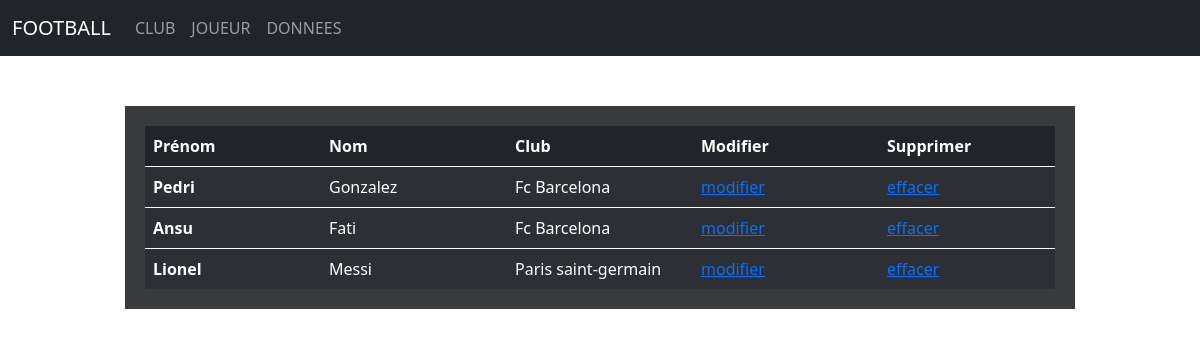
The page /player/ on the database its author committed.
### app/models.py (models this page shows, shortened)
class Foot(models.Model):
    prenom_joueur = models.CharField(max_length = 100)
    nom_joueur = models.CharField(max_length = 100)
    club = models.ForeignKey(Club, blank=True, null=True, on_delete=models.CASCADE)

class Club(models.Model):
    nom_club = models.CharField(max_length=100)
    classement_club = models.CharField(max_length=100)
    ligue_club = models.CharField(max_length = 100)
    def __str__(self):
        chaine = f"{self.nom_club} "
        return chaine

### app/views.py (the view)
# urls.py: path('player/',views.player,name="Player"),
def player(request):
    foot = list(models.Foot.objects.all())
    return render(request, "player.html", {"foot": foot})

### app/templates/player.html
{% extends 'base.html' %}
{%load static%}
{% block content %}
<div class="joueur">
    <table class="table table-dark table-striped">
     <thead>
        <tr>
          <th scope="col">Prénom</th>
          <th scope="col">Nom</th>
          <th scope="col">Club</th>
          <th scope="col">Modifier</th>
          <th scope="col">Supprimer</th>
        </tr>
      </thead>
      <tbody>
        {% for foot in foot%}
        <tr>
          <th>{{foot.prenom_joueur}}</th>
          <td>{{foot.nom_joueur}}</td>
          <td>{{foot.club}}</td>
          <td> <a href="{% url 'Traitementupdate_joueur' foot.id %}"> modifier </a></td>
          <td> <a href="{% url 'Delete_joueur' foot.id %}"> effacer </a></td>
        </tr>
      </tbody>
      {% endfor %}
    </table>
  </div>
{% endblock %}

### app/static/app/base.css (style rules this page uses)
div.joueur { margin-left: 125px; margin-right: 125px; margin-top: 50px; margin-bottom: 100px; }
table { table-layout: fixed; width: 100%; border-collapse: collapse; border: 20px solid rgb(154, 23, 154); }
th { border: 10px solid purple; }

### rows shown on the page
Foot: prenom_joueur "Pedri", nom_joueur "Gonzalez", club "Fc Barcelona"
Foot: prenom_joueur "Ansu", nom_joueur "Fati", club "Fc Barcelona"
Foot: prenom_joueur "Lionel", nom_joueur "Messi", club "Paris saint-germain"
